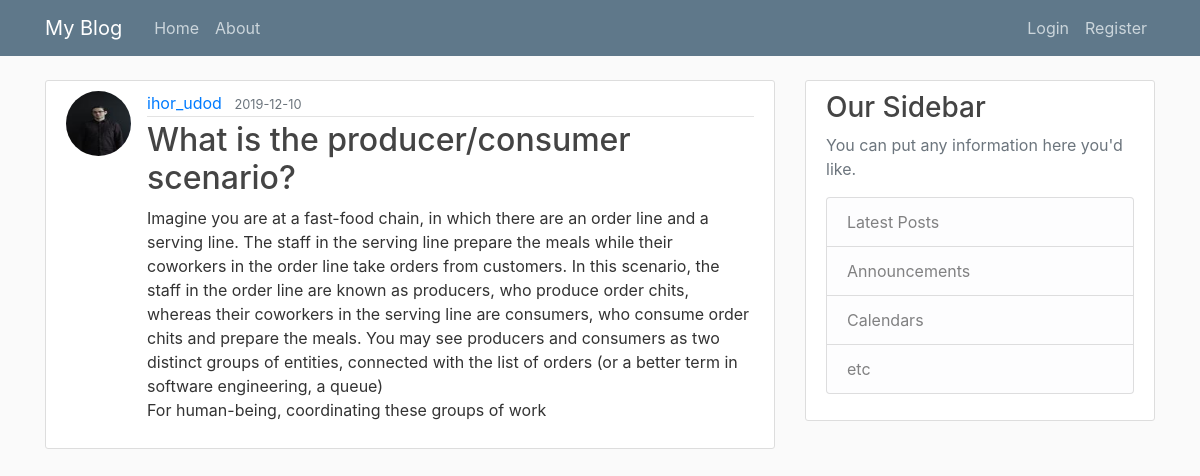
/post/6, run on the app's committed database.
### fl_blog/models.py (models this page shows, shortened)
class User(db.Model, UserMixin):
    id = db.Column(db.Integer, primary_key=True)
    username = db.Column(db.String(20), unique=True, nullable=False)
    email = db.Column(db.String(120), unique=True, nullable=False)
    image_file = db.Column(db.String(20), nullable=False, default='default.jpg')
    password = db.Column(db.String(60), nullable=False)
    posts = db.relationship('Post', backref='author', lazy=True)

class Post(db.Model):
    id = db.Column(db.Integer, primary_key=True)
    title = db.Column(db.String(120), nullable=False)
    date_posted = db.Column(db.DateTime, nullable=False, default=datetime.utcnow)
    content = db.Column(db.Text, nullable=False)
    user_id = db.Column(db.Integer, db.ForeignKey('user.id'), nullable=False)

### fl_blog/routes.py (the view)
@app.route("/post/<int:post_id>")
def post(post_id):
    post = Post.query.get_or_404(post_id)
    return render_template('post.html', title=post.title, post=post)

### fl_blog/templates/post.html (shortened to what this page needs)
{% extends "layout.html" %}
{% block content %}
  <article class="media content-section">
    <img class="rounded-circle article-img" src="{{ url_for('static', filename='profile_pics/' + post.author.image_file) }}">
    <div class="media-body">
      <div class="article-metadata">
        <a class="mr-2" href="{{ url_for('user_posts', username=post.author.username) }}">{{ post.author.username }}</a>
        <small class="text-muted">{{ post.date_posted.strftime('%Y-%m-%d') }}</small>
      </div>
      <h2 class="article-title">{{ post.title }}</h2>
      <p class="article-content">{{ post.content }}</p>
    </div>
  </article>
{% endblock content %}

### fl_blog/static/main.css (style rules this page uses)
body { background: #fafafa; color: #333333; margin-top: 5rem; }
h1, h2, h3, h4, h5, h6 { color: #444444; }
.content-section { background: #ffffff; padding: 10px 20px; border: 1px solid #dddddd; border-radius: 3px; margin-bottom: 20px; }
.article-title { color: #444444; }
.article-content { white-space: pre-line; }
.article-img { height: 65px; width: 65px; margin-right: 16px; }
.article-metadata { padding-bottom: 1px; margin-bottom: 4px; border-bottom: 1px solid #e3e3e3 }

### data on the page
User: image_file (picture), author.username "ihor_udod"
Post: date_posted "2019-12-10", title "What is the producer/consumer scenario?", content "Imagine you are at a fast-food chain, in which there are an order line and a serving line. The staff in the serving line prepare the meals while their coworkers in the order line take orders from customers. In this scenario, the staff in the order line are known as producers, who produce order chits, whereas their coworkers in the serving line are consumers, who consume order chits and prepare the meals. You may see producers and consumers as two distinct groups of entities, connected with the list of orders (or a better term in software engineering, a queue) For human-being, coordinating these groups of work"
